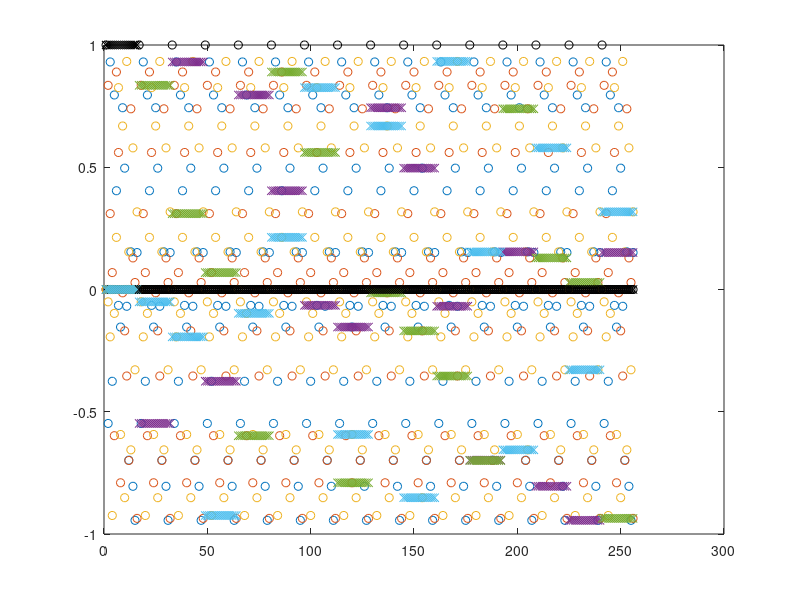

This figure's MATLAB source: (Note: this script raises an error after producing the figure.)
clear all

wd = cd;
DataDir = '/opt/topspin2/data/DT/nmr';
%DataDir = '/Users/daniel/NMRdata/AVII500/DT';
ExpNam = 'qMASopt'; expno = 90;
ExpNam = 'qMASdtirare2d_test'; expno = 13;
ExpNam = 'isoanisocorr_qMASopt'; expno = 39;

NG = 16;
%Grel = linspace(0,1,NG+1); Grel = Grel(2:NG+1);
Grel = linspace(0.01,1,NG);
%Grel = logspace(-2,0,NG);

load UniformDistSphereRepulsionN15

Gnorm.x = [0; sin(theta).*cos(phi)];
Gnorm.y = [0; sin(theta).*sin(phi)];
Gnorm.z = [0; cos(theta)];
Gnorm.iso = [1; zeros(size(theta))];

%Gnorm.x = [0 1 0 0 1/sqrt(2) 1/sqrt(2) 0         1/sqrt(3)]';
%Gnorm.y = [0 0 1 0 1/sqrt(2) 0         1/sqrt(2) 1/sqrt(3)]';
%Gnorm.z = [0 0 0 1 0         1/sqrt(2) 1/sqrt(2) 1/sqrt(3)]';
%Gnorm.iso = [1 0 0 0 0 0 0 0]';




[Gnorm.x, Gnorm1.x] = ndgrid(Gnorm.x,Gnorm.x);
Gnorm.x = reshape(Gnorm.x,numel(Gnorm.x),1)
Gnorm1.x = reshape(Gnorm1.x,numel(Gnorm1.x),1)
[Gnorm.y, Gnorm1.y] = ndgrid(Gnorm.y,Gnorm.y);
Gnorm.y = reshape(Gnorm.y,numel(Gnorm.y),1)
Gnorm1.y = reshape(Gnorm1.y,numel(Gnorm1.y),1)
[Gnorm.z, Gnorm1.z] = ndgrid(Gnorm.z,Gnorm.z);
Gnorm.z = reshape(Gnorm.z,numel(Gnorm.z),1)
Gnorm1.z = reshape(Gnorm1.z,numel(Gnorm1.z),1)
[Gnorm.iso, Gnorm1.iso] = ndgrid(Gnorm.iso,Gnorm.iso);
Gnorm.iso = reshape(Gnorm.iso,numel(Gnorm.iso),1)
Gnorm1.iso = reshape(Gnorm1.iso,numel(Gnorm1.iso),1)

NDir2 = numel(Gnorm.x);
figure(1), clf
plot(1:NDir2,Gnorm.x,'o',1:NDir2,Gnorm.y,'o',1:NDir2,Gnorm.z,'o',1:NDir2,Gnorm.iso,'ko')
hold on
plot(1:NDir2,Gnorm1.x,'x',1:NDir2,Gnorm1.y,'x',1:NDir2,Gnorm1.z,'x',1:NDir2,Gnorm1.iso,'kx')

G.x = [];
G.y = [];
G.z = [];
G.iso = [];
G1.x = [];
G1.y = [];
G1.z = [];
G1.iso = [];

td1 = NG*NDir2

for nG = 1:NG
    G.x = [G.x; Grel(nG)*Gnorm.x];
    G.y = [G.y; Grel(nG)*Gnorm.y];
    G.z = [G.z; Grel(nG)*Gnorm.z];
    G.iso = [G.iso; Grel(nG)*Gnorm.iso];
    G1.x = [G1.x; Grel(nG)*Gnorm1.x];
    G1.y = [G1.y; Grel(nG)*Gnorm1.y];
    G1.z = [G1.z; Grel(nG)*Gnorm1.z];
    G1.iso = [G1.iso; Grel(nG)*Gnorm1.iso];
end

fpath = [DataDir '/' ExpNam '/' num2str(expno)];

fname = 'rx';
fidx = fopen([fpath '/' fname],'w');
fname = 'rx.txt';
fidxtxt = fopen([fpath '/' fname],'w');
fname = 'ry';
fidy = fopen([fpath '/' fname],'w');
fname = 'ry.txt';
fidytxt = fopen([fpath '/' fname],'w');
fname = 'rz';
fidz = fopen([fpath '/' fname],'w');
fname = 'rz.txt';
fidztxt = fopen([fpath '/' fname],'w');
fname = 'riso';
fidiso = fopen([fpath '/' fname],'w');
fname = 'riso.txt';
fidisotxt = fopen([fpath '/' fname],'w');
fname = 'rx1';
fidx1 = fopen([fpath '/' fname],'w');
fname = 'rx1.txt';
fidx1txt = fopen([fpath '/' fname],'w');
fname = 'ry1';
fidy1 = fopen([fpath '/' fname],'w');
fname = 'ry1.txt';
fidy1txt = fopen([fpath '/' fname],'w');
fname = 'rz1';
fidz1 = fopen([fpath '/' fname],'w');
fname = 'rz1.txt';
fidz1txt = fopen([fpath '/' fname],'w');
fname = 'riso1';
fidiso1 = fopen([fpath '/' fname],'w');
fname = 'riso1.txt';
fidiso1txt = fopen([fpath '/' fname],'w');

text.header = {
{'##TITLE= /opt/topspin2/data/DT/nmr/C10E3_DTI/6/diff_ramp'};
{'##JCAMP-DX= 5.00 Bruker JCAMP library'}
{'##DATA TYPE= Shape Data'}
{'##ORIGIN= Bruker Analytik GmbH'}
{'##OWNER= <nmrsu>'}
{'##DATE= 07/02/27'}
{'##TIME= 08:11:48'}
{'##MINX= 0'}
{'##MAXX= 1'}
{'##MINY= 0'}
{'##MAXY= 1'}
{'##$SHAPE_EXMODE= Gradient'}
{'##$SHAPE_TOTROT= 0'}
{'##$SHAPE_BWFAC= 0'}
{'##$SHAPE_INTEGFAC= 0'}
{'##$SHAPE_MODE= 0'}};

[Nlines, dummy] = size(text.header);

for nline = 1:Nlines
    fprintf(fidx,'%s\n',text.header{nline}{1});
    fprintf(fidy,'%s\n',text.header{nline}{1});
    fprintf(fidz,'%s\n',text.header{nline}{1});
    fprintf(fidiso,'%s\n',text.header{nline}{1});
    fprintf(fidx1,'%s\n',text.header{nline}{1});
    fprintf(fidy1,'%s\n',text.header{nline}{1});
    fprintf(fidz1,'%s\n',text.header{nline}{1});
    fprintf(fidiso1,'%s\n',text.header{nline}{1});
end


fprintf(fidx,'%s\n',['##NPOINTS=' num2str(length(G.x))]);
fprintf(fidx,'%s\n',['##XYDATA= (X++(Y..Y))']);
fprintf(fidy,'%s\n',['##NPOINTS=' num2str(length(G.x))]);
fprintf(fidy,'%s\n',['##XYDATA= (X++(Y..Y))']);
fprintf(fidz,'%s\n',['##NPOINTS=' num2str(length(G.x))]);
fprintf(fidz,'%s\n',['##XYDATA= (X++(Y..Y))']);
fprintf(fidiso,'%s\n',['##NPOINTS=' num2str(length(G.x))]);
fprintf(fidiso,'%s\n',['##XYDATA= (X++(Y..Y))']);
fprintf(fidx1,'%s\n',['##NPOINTS=' num2str(length(G.x))]);
fprintf(fidx1,'%s\n',['##XYDATA= (X++(Y..Y))']);
fprintf(fidy1,'%s\n',['##NPOINTS=' num2str(length(G.x))]);
fprintf(fidy1,'%s\n',['##XYDATA= (X++(Y..Y))']);
fprintf(fidz1,'%s\n',['##NPOINTS=' num2str(length(G.x))]);
fprintf(fidz1,'%s\n',['##XYDATA= (X++(Y..Y))']);
fprintf(fidiso1,'%s\n',['##NPOINTS=' num2str(length(G.x))]);
fprintf(fidiso1,'%s\n',['##XYDATA= (X++(Y..Y))']);

for nG = 1:length(G.x)
    fprintf(fidx,'%f\n',G.x(nG));
    fprintf(fidxtxt,'%f\n',G.x(nG));
    fprintf(fidy,'%f\n',G.y(nG));
    fprintf(fidytxt,'%f\n',G.y(nG));
    fprintf(fidz,'%f\n',G.z(nG));
    fprintf(fidztxt,'%f\n',G.z(nG));
    fprintf(fidiso,'%f\n',G.iso(nG));
    fprintf(fidisotxt,'%f\n',G.iso(nG));
    fprintf(fidx1,'%f\n',G1.x(nG));
    fprintf(fidx1txt,'%f\n',G1.x(nG));
    fprintf(fidy1,'%f\n',G1.y(nG));
    fprintf(fidy1txt,'%f\n',G1.y(nG));
    fprintf(fidz1,'%f\n',G1.z(nG));
    fprintf(fidz1txt,'%f\n',G1.z(nG));
    fprintf(fidiso1,'%f\n',G1.iso(nG));
    fprintf(fidiso1txt,'%f\n',G1.iso(nG));
end


fprintf(fidx,'%s\n',['##END']);
fprintf(fidy,'%s\n',['##END']);
fprintf(fidz,'%s\n',['##END']);
fprintf(fidiso,'%s\n',['##END']);
fprintf(fidx1,'%s\n',['##END']);
fprintf(fidy1,'%s\n',['##END']);
fprintf(fidz1,'%s\n',['##END']);
fprintf(fidiso1,'%s\n',['##END']);

fclose(fidx);
fclose(fidy);
fclose(fidz);
fclose(fidxtxt);
fclose(fidytxt);
fclose(fidztxt);
fclose(fidiso);
fclose(fidisotxt);
fclose(fidx1);
fclose(fidy1);
fclose(fidz1);
fclose(fidx1txt);
fclose(fidy1txt);
fclose(fidz1txt);
fclose(fidiso1);
fclose(fidiso1txt);
